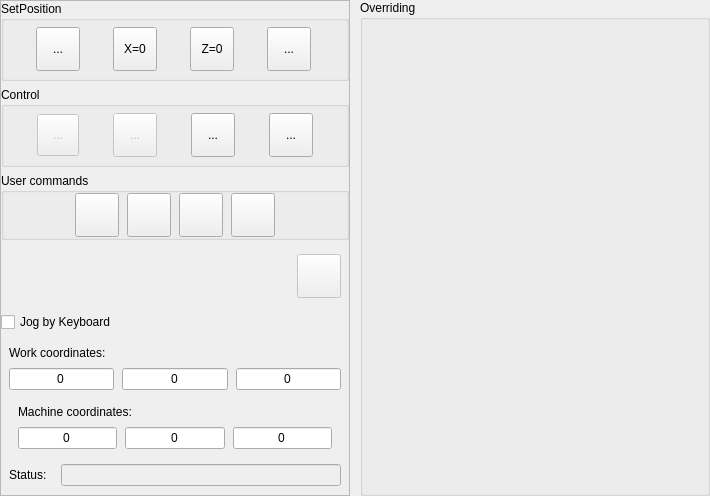
      <widget class="QWidget" name="tab_control">
       <attribute name="title">
        <string>Control</string>
       </attribute>
       <layout class="QHBoxLayout" name="horizontalLayout">
        <property name="spacing">
         <number>10</number>
        </property>
        <property name="leftMargin">
         <number>0</number>
        </property>
        <property name="topMargin">
         <number>0</number>
        </property>
        <property name="rightMargin">
         <number>0</number>
        </property>
        <property name="bottomMargin">
         <number>0</number>
        </property>
        <item>
         <widget class="QFrame" name="frame">
          <property name="minimumSize">
           <size>
            <width>250</width>
            <height>0</height>
           </size>
          </property>
          <property name="maximumSize">
           <size>
            <width>350</width>
            <height>16777215</height>
           </size>
          </property>
          <property name="styleSheet">
           <string notr="true"/>
          </property>
          <property name="frameShape">
           <enum>QFrame::StyledPanel</enum>
          </property>
          <property name="frameShadow">
           <enum>QFrame::Raised</enum>
          </property>
          <layout class="QVBoxLayout" name="verticalLayout">
           <property name="leftMargin">
            <number>0</number>
           </property>
           <property name="topMargin">
            <number>0</number>
           </property>
           <property name="rightMargin">
            <number>0</number>
           </property>
           <property name="bottomMargin">
            <number>0</number>
           </property>
           <item>
            <widget class="QGroupBox" name="grpSetPosition">
             <property name="minimumSize">
              <size>
               <width>0</width>
               <height>80</height>
              </size>
             </property>
             <property name="title">
              <string>SetPosition</string>
             </property>
             <layout class="QHBoxLayout" name="horizontalLayout_3">
              <property name="spacing">
               <number>0</number>
              </property>
              <property name="leftMargin">
               <number>0</number>
              </property>
              <property name="topMargin">
               <number>0</number>
              </property>
              <property name="rightMargin">
               <number>0</number>
              </property>
              <property name="bottomMargin">
               <number>0</number>
              </property>
              <item>
               <widget class="QFrame" name="frame">
                <layout class="QGridLayout" name="gridLayout_4">
                 <property name="leftMargin">
                  <number>8</number>
                 </property>
                 <property name="topMargin">
                  <number>0</number>
                 </property>
                 <property name="rightMargin">
                  <number>8</number>
                 </property>
                 <property name="bottomMargin">
                  <number>0</number>
                 </property>
                 <property name="horizontalSpacing">
                  <number>9</number>
                 </property>
                 <property name="verticalSpacing">
                  <number>0</number>
                 </property>
                 <item row="0" column="0">
                  <widget class="StyledToolButton" name="cmdXSet">
                   <property name="minimumSize">
                    <size>
                     <width>44</width>
                     <height>44</height>
                    </size>
                   </property>
                   <property name="toolTip">
                    <string>Set X to</string>
                   </property>
                   <property name="text">
                    <string>...</string>
                   </property>
                   <property name="icon">
                    <iconset resource="images.qrc">
                     <normaloff>:/images/icon_X.png</normaloff>:/images/icon_X.png</iconset>
                   </property>
                   <property name="iconSize">
                    <size>
                     <width>30</width>
                     <height>30</height>
                    </size>
                   </property>
                  </widget>
                 </item>
                 <item row="0" column="1">
                  <widget class="StyledToolButton" name="cmdX0">
                   <property name="enabled">
                    <bool>true</bool>
                   </property>
                   <property name="minimumSize">
                    <size>
                     <width>44</width>
                     <height>44</height>
                    </size>
                   </property>
                   <property name="toolTip">
                    <string>set X to zero</string>
                   </property>
                   <property name="text">
                    <string>X=0</string>
                   </property>
                   <property name="icon">
                    <iconset resource="images.qrc">
                     <normaloff>:/images/icon_X0.png</normaloff>:/images/icon_X0.png</iconset>
                   </property>
                   <property name="iconSize">
                    <size>
                     <width>30</width>
                     <height>30</height>
                    </size>
                   </property>
                  </widget>
                 </item>
                 <item row="0" column="2">
                  <widget class="StyledToolButton" name="cmdZ0">
                   <property name="enabled">
                    <bool>true</bool>
                   </property>
                   <property name="minimumSize">
                    <size>
                     <width>44</width>
                     <height>44</height>
                    </size>
                   </property>
                   <property name="toolTip">
                    <string>set Z to zero</string>
                   </property>
                   <property name="text">
                    <string>Z=0</string>
                   </property>
                   <property name="icon">
                    <iconset resource="images.qrc">
                     <normaloff>:/images/icon_Z0.png</normaloff>:/images/icon_Z0.png</iconset>
                   </property>
                   <property name="iconSize">
                    <size>
                     <width>30</width>
                     <height>30</height>
                    </size>
                   </property>
                  </widget>
                 </item>
                 <item row="0" column="3">
                  <widget class="StyledToolButton" name="cmdZSet">
                   <property name="minimumSize">
                    <size>
                     <width>44</width>
                     <height>44</height>
                    </size>
                   </property>
                   <property name="toolTip">
                    <string>Set Z to</string>
                   </property>
                   <property name="text">
                    <string>...</string>
                   </property>
                   <property name="icon">
                    <iconset resource="images.qrc">
                     <normaloff>:/images/icon_Z.png</normaloff>:/images/icon_Z.png</iconset>
                   </property>
                   <property name="iconSize">
                    <size>
                     <width>30</width>
                     <height>30</height>
                    </size>
                   </property>
                  </widget>
                 </item>
                </layout>
               </widget>
              </item>
             </layout>
            </widget>
           </item>
           <item>
            <widget class="QGroupBox" name="grpControl">
             <property name="minimumSize">
              <size>
               <width>0</width>
               <height>80</height>
              </size>
             </property>
             <property name="title">
              <string>Control</string>
             </property>
             <layout class="QVBoxLayout" name="verticalLayout_2x" stretch="0">
              <property name="spacing">
               <number>0</number>
              </property>
              <property name="leftMargin">
               <number>0</number>
              </property>
              <property name="topMargin">
               <number>0</number>
              </property>
              <property name="rightMargin">
               <number>0</number>
              </property>
              <property name="bottomMargin">
               <number>0</number>
              </property>
              <item>
               <layout class="QGridLayout" name="gridLayout_6x">
                <property name="leftMargin">
                 <number>8</number>
                </property>
                <property name="topMargin">
                 <number>0</number>
                </property>
                <property name="rightMargin">
                 <number>8</number>
                </property>
                <property name="horizontalSpacing">
                 <number>9</number>
                </property>
                <property name="verticalSpacing">
                 <number>0</number>
                </property>
                <item row="0" column="1">
                 <widget class="StyledToolButton" name="cmdRestoreOrigin">
                  <property name="enabled">
                   <bool>false</bool>
                  </property>
                  <property name="minimumSize">
                   <size>
                    <width>42</width>
                    <height>42</height>
                   </size>
                  </property>
                  <property name="toolTip">
                   <string>Restore origin</string>
                  </property>
                  <property name="text">
                   <string>...</string>
                  </property>
                  <property name="icon">
                   <iconset resource="images.qrc">
                    <normaloff>:/images/origin.png</normaloff>:/images/origin.png</iconset>
                  </property>
                  <property name="iconSize">
                   <size>
                    <width>30</width>
                    <height>30</height>
                   </size>
                  </property>
                 </widget>
                </item>
                <item row="0" column="3">
                 <widget class="StyledToolButton" name="cmdReset">
                  <property name="minimumSize">
                   <size>
                    <width>44</width>
                    <height>44</height>
                   </size>
                  </property>
                  <property name="toolTip">
                   <string>Reset</string>
                  </property>
                  <property name="text">
                   <string>...</string>
                  </property>
                  <property name="icon">
                   <iconset resource="images.qrc">
                    <normaloff>:/images/restart.png</normaloff>:/images/restart.png</iconset>
                  </property>
                  <property name="iconSize">
                   <size>
                    <width>30</width>
                    <height>30</height>
                   </size>
                  </property>
                 </widget>
                </item>
                <item row="0" column="4">
                 <widget class="StyledToolButton" name="cmdUnlock">
                  <property name="enabled">
                   <bool>true</bool>
                  </property>
                  <property name="minimumSize">
                   <size>
                    <width>44</width>
                    <height>44</height>
                   </size>
                  </property>
                  <property name="toolTip">
                   <string>Unlock</string>
                  </property>
                  <property name="text">
                   <string>...</string>
                  </property>
                  <property name="icon">
                   <iconset resource="images.qrc">
                    <normaloff>:/images/unlock.png</normaloff>:/images/unlock.png</iconset>
                  </property>
                  <property name="iconSize">
                   <size>
                    <width>24</width>
                    <height>24</height>
                   </size>
                  </property>
                 </widget>
                </item>
                <item row="0" column="2">
                 <widget class="StyledToolButton" name="cmdHome">
                  <property name="enabled">
                   <bool>false</bool>
                  </property>
                  <property name="minimumSize">
                   <size>
                    <width>44</width>
                    <height>44</height>
                   </size>
                  </property>
                  <property name="toolTip">
                   <string>Home</string>
                  </property>
                  <property name="text">
                   <string>...</string>
                  </property>
                  <property name="icon">
                   <iconset resource="images.qrc">
                    <normaloff>:/images/search_for_home2.png</normaloff>:/images/search_for_home2.png</iconset>
                  </property>
                  <property name="iconSize">
                   <size>
                    <width>30</width>
                    <height>30</height>
                   </size>
                  </property>
                 </widget>
                </item>
               </layout>
              </item>
             </layout>
            </widget>
           </item>
           <item>
            <widget class="GroupBox" name="grpUserCommands">
             <property name="enabled">
              <bool>true</bool>
             </property>
             <property name="title">
              <string>User commands</string>
             </property>
             <property name="checkable">
              <bool>false</bool>
             </property>
             <property name="overrided" stdset="0">
              <bool>false</bool>
             </property>
             <layout class="QHBoxLayout" name="horizontalLayout_30">
              <property name="spacing">
               <number>9</number>
              </property>
              <property name="leftMargin">
               <number>8</number>
              </property>
              <property name="topMargin">
               <number>0</number>
              </property>
              <property name="rightMargin">
               <number>8</number>
              </property>
              <property name="bottomMargin">
               <number>0</number>
              </property>
              <item>
               <widget class="QWidget" name="widgetUserCommands" native="true">
                <layout class="QHBoxLayout" name="horizontalLayout_31">
                 <property name="leftMargin">
                  <number>0</number>
                 </property>
                 <property name="topMargin">
                  <number>0</number>
                 </property>
                 <property name="rightMargin">
                  <number>0</number>
                 </property>
                 <property name="bottomMargin">
                  <number>0</number>
                 </property>
                 <item>
                  <layout class="QGridLayout" name="gridLayout_7">
                   <property name="horizontalSpacing">
                    <number>8</number>
                   </property>
                   <property name="verticalSpacing">
                    <number>0</number>
                   </property>
                   <item row="0" column="1">
                    <widget class="StyledToolButton" name="cmdUser1">
                     <property name="enabled">
                      <bool>true</bool>
                     </property>
                     <property name="minimumSize">
                      <size>
                       <width>44</width>
                       <height>44</height>
                      </size>
                     </property>
                     <property name="toolTip">
                      <string>Spindle on/off</string>
                     </property>
                     <property name="icon">
                      <iconset resource="images.qrc">
                       <normaloff>:/images/num2.png</normaloff>:/images/num2.png</iconset>
                     </property>
                     <property name="iconSize">
                      <size>
                       <width>30</width>
                       <height>30</height>
                      </size>
                     </property>
                    </widget>
                   </item>
                   <item row="0" column="3">
                    <widget class="StyledToolButton" name="cmdUser3">
                     <property name="enabled">
                      <bool>true</bool>
                     </property>
                     <property name="minimumSize">
                      <size>
                       <width>44</width>
                       <height>44</height>
                      </size>
                     </property>
                     <property name="toolTip">
                      <string>Spindle on/off</string>
                     </property>
                     <property name="icon">
                      <iconset resource="images.qrc">
                       <normaloff>:/images/num4.png</normaloff>:/images/num4.png</iconset>
                     </property>
                     <property name="iconSize">
                      <size>
                       <width>30</width>
                       <height>30</height>
                      </size>
                     </property>
                    </widget>
                   </item>
                   <item row="0" column="2">
                    <widget class="StyledToolButton" name="cmdUser2">
                     <property name="enabled">
                      <bool>true</bool>
                     </property>
                     <property name="minimumSize">
                      <size>
                       <width>44</width>
                       <height>44</height>
                      </size>
                     </property>
                     <property name="toolTip">
                      <string>Spindle on/off</string>
                     </property>
                     <property name="icon">
                      <iconset resource="images.qrc">
                       <normaloff>:/images/num3.png</normaloff>:/images/num3.png</iconset>
                     </property>
                     <property name="iconSize">
                      <size>
                       <width>30</width>
                       <height>30</height>
                      </size>
                     </property>
                    </widget>
                   </item>
                   <item row="0" column="0">
                    <widget class="StyledToolButton" name="cmdUser0">
                     <property name="enabled">
                      <bool>true</bool>
                     </property>
                     <property name="minimumSize">
                      <size>
                       <width>44</width>
                       <height>44</height>
                      </size>
                     </property>
                     <property name="toolTip">
                      <string>Spindle on/off</string>
                     </property>
                     <property name="icon">
                      <iconset resource="images.qrc">
                       <normaloff>:/images/num1.png</normaloff>:/images/num1.png</iconset>
                     </property>
                     <property name="iconSize">
                      <size>
                       <width>30</width>
                       <height>30</height>
                      </size>
                     </property>
                    </widget>
                   </item>
                  </layout>
                 </item>
                </layout>
               </widget>
              </item>
             </layout>
            </widget>
           </item>
           <item>
            <widget class="QWidget" name="grpSpindle" native="true">
             <property name="enabled">
              <bool>true</bool>
             </property>
             <property name="minimumSize">
              <size>
               <width>0</width>
               <height>60</height>
              </size>
             </property>
             <property name="maximumSize">
              <size>
               <width>16777215</width>
               <height>100</height>
              </size>
             </property>
             <layout class="QHBoxLayout" name="horizontalLayout_2">
              <property name="leftMargin">
               <number>8</number>
              </property>
              <property name="topMargin">
               <number>8</number>
              </property>
              <property name="rightMargin">
               <number>8</number>
              </property>
              <property name="bottomMargin">
               <number>8</number>
              </property>
              <item>
               <widget class="QWidget" name="widgetSpindle" native="true">
                <layout class="QHBoxLayout" name="horizontalLayout_16">
                 <property name="leftMargin">
                  <number>0</number>
                 </property>
                 <property name="topMargin">
                  <number>0</number>
                 </property>
                 <property name="rightMargin">
                  <number>0</number>
                 </property>
                 <property name="bottomMargin">
                  <number>0</number>
                 </property>
                 <item>
                  <widget class="SliderBox" name="slbSpindle" native="true"/>
                 </item>
                 <item>
                  <widget class="StyledToolButton" name="cmdSpindle">
                   <property name="enabled">
                    <bool>false</bool>
                   </property>
                   <property name="sizePolicy">
                    <sizepolicy hsizetype="Fixed" vsizetype="Fixed">
                     <horstretch>0</horstretch>
                     <verstretch>0</verstretch>
                    </sizepolicy>
                   </property>
                   <property name="minimumSize">
                    <size>
                     <width>44</width>
                     <height>44</height>
                    </size>
                   </property>
                   <property name="toolTip">
                    <string>Spindle on/off</string>
                   </property>
                   <property name="icon">
                    <iconset resource="images.qrc">
                     <normaloff>:/images/cutter.png</normaloff>:/images/cutter.png</iconset>
                   </property>
                   <property name="iconSize">
                    <size>
                     <width>28</width>
                     <height>28</height>
                    </size>
                   </property>
                   <property name="checkable">
                    <bool>true</bool>
                   </property>
                  </widget>
                 </item>
                </layout>
               </widget>
              </item>
             </layout>
            </widget>
           </item>
           <item>
            <widget class="QCheckBox" name="chkKeyboardControl">
             <property name="text">
              <string>Jog by Keyboard</string>
             </property>
            </widget>
           </item>
           <item>
            <widget class="QFrame" name="hidden_grpState">
             <layout class="QVBoxLayout" name="verticalLayout_6">
              <property name="leftMargin">
               <number>8</number>
              </property>
              <property name="topMargin">
               <number>8</number>
              </property>
              <property name="rightMargin">
               <number>8</number>
              </property>
              <property name="bottomMargin">
               <number>9</number>
              </property>
              <item>
               <layout class="QVBoxLayout" name="verticalLayout_4">
                <property name="spacing">
                 <number>8</number>
                </property>
                <item>
                 <layout class="QHBoxLayout" name="horizontalLayout_9">
                  <item>
                   <widget class="QLabel" name="label">
                    <property name="text">
                     <string>Work coordinates:</string>
                    </property>
                   </widget>
                  </item>
                 </layout>
                </item>
                <item>
                 <layout class="QHBoxLayout" name="horizontalLayout_8">
                  <property name="spacing">
                   <number>8</number>
                  </property>
                  <item>
                   <widget class="QLineEdit" name="txtWPosX">
                    <property name="toolTip">
                     <string>X</string>
                    </property>
                    <property name="text">
                     <string>0</string>
                    </property>
                    <property name="alignment">
                     <set>Qt::AlignCenter</set>
                    </property>
                    <property name="readOnly">
                     <bool>true</bool>
                    </property>
                   </widget>
                  </item>
                  <item>
                   <widget class="QLineEdit" name="txtWPosY">
                    <property name="toolTip">
                     <string>Y</string>
                    </property>
                    <property name="text">
                     <string>0</string>
                    </property>
                    <property name="alignment">
                     <set>Qt::AlignCenter</set>
                    </property>
                    <property name="readOnly">
                     <bool>true</bool>
                    </property>
                   </widget>
                  </item>
                  <item>
                   <widget class="QLineEdit" name="txtWPosZ">
                    <property name="toolTip">
                     <string>Z</string>
                    </property>
                    <property name="text">
                     <string>0</string>
                    </property>
                    <property name="alignment">
                     <set>Qt::AlignCenter</set>
                    </property>
                    <property name="readOnly">
                     <bool>true</bool>
                    </property>
                   </widget>
                  </item>
                 </layout>
                </item>
               </layout>
              </item>
              <item>
               <widget class="QWidget" name="hidden_MPos" native="true">
                <property name="visible">
                 <bool>false</bool>
                </property>
                <layout class="QVBoxLayout" name="verticalLayout_5">
                 <property name="spacing">
                  <number>8</number>
                 </property>
                 <item>
                  <layout class="QHBoxLayout" name="horizontalLayout_10">
                   <item>
                    <widget class="QLabel" name="label_2">
                     <property name="text">
                      <string>Machine coordinates:</string>
                     </property>
                    </widget>
                   </item>
                  </layout>
                 </item>
                 <item>
                  <layout class="QHBoxLayout" name="horizontalLayout_11">
                   <property name="spacing">
                    <number>8</number>
                   </property>
                   <item>
                    <widget class="QLineEdit" name="txtMPosX">
                     <property name="toolTip">
                      <string>X</string>
                     </property>
                     <property name="text">
                      <string>0</string>
                     </property>
                     <property name="alignment">
                      <set>Qt::AlignCenter</set>
                     </property>
                     <property name="readOnly">
                      <bool>true</bool>
                     </property>
                    </widget>
                   </item>
                   <item>
                    <widget class="QLineEdit" name="txtMPosY">
                     <property name="toolTip">
                      <string>Y</string>
                     </property>
                     <property name="text">
                      <string>0</string>
                     </property>
                     <property name="alignment">
                      <set>Qt::AlignCenter</set>
                     </property>
                     <property name="readOnly">
                      <bool>true</bool>
                     </property>
                    </widget>
                   </item>
                   <item>
                    <widget class="QLineEdit" name="txtMPosZ">
                     <property name="toolTip">
                      <string>Z</string>
                     </property>
                     <property name="text">
                      <string>0</string>
                     </property>
                     <property name="alignment">
                      <set>Qt::AlignCenter</set>
                     </property>
                     <property name="readOnly">
                      <bool>true</bool>
                     </property>
                    </widget>
                   </item>
                  </layout>
                 </item>
                </layout>
               </widget>
              </item>
              <item>
               <layout class="QFormLayout" name="formLayout">
                <property name="horizontalSpacing">
                 <number>14</number>
                </property>
                <item row="0" column="0">
                 <widget class="QLabel" name="Label">
                  <property name="text">
                   <string>Status:</string>
                  </property>
                 </widget>
                </item>
                <item row="0" column="1">
                 <widget class="QLineEdit" name="txtStatus">
                  <property name="enabled">
                   <bool>false</bool>
                  </property>
                  <property name="styleSheet">
                   <string notr="true">QLineEdit {color: palette(text);}</string>
                  </property>
                  <property name="alignment">
                   <set>Qt::AlignCenter</set>
                  </property>
                  <property name="readOnly">
                   <bool>true</bool>
                  </property>
                  <property name="status" stdset="0">
                   <string/>
                  </property>
                 </widget>
                </item>
               </layout>
              </item>
             </layout>
            </widget>
           </item>
          </layout>
         </widget>
        </item>
        <item>
         <widget class="GroupBox" name="grpOverriding">
          <property name="enabled">
           <bool>true</bool>
          </property>
          <property name="minimumSize">
           <size>
            <width>350</width>
            <height>0</height>
           </size>
          </property>
          <property name="title">
           <string>Overriding</string>
          </property>
          <property name="checkable">
           <bool>false</bool>
          </property>
          <property name="overrided" stdset="0">
           <bool>false</bool>
          </property>
          <layout class="QHBoxLayout" name="horizontalLayout_14">
           <property name="leftMargin">
            <number>8</number>
           </property>
           <property name="topMargin">
            <number>8</number>
           </property>
           <property name="rightMargin">
            <number>8</number>
           </property>
           <property name="bottomMargin">
            <number>8</number>
           </property>
           <item>
            <widget class="QWidget" name="widgetFRSsliders" native="true">
             <property name="styleSheet">
              <string notr="true"/>
             </property>
             <layout class="QVBoxLayout" name="verticalLayout_22">
              <property name="leftMargin">
               <number>0</number>
              </property>
              <property name="topMargin">
               <number>0</number>
              </property>
              <property name="rightMargin">
               <number>0</number>
              </property>
              <property name="bottomMargin">
               <number>0</number>
              </property>
              <item>
               <widget class="SliderBox" name="slbFeedOverride" native="true"/>
              </item>
              <item>
               <widget class="SliderBox" name="slbRapidOverride" native="true"/>
              </item>
              <item>
               <widget class="SliderBox" name="slbSpindleOverride" native="true"/>
              </item>
             </layout>
            </widget>
           </item>
          </layout>
         </widget>
        </item>
       </layout>
      </widget>
